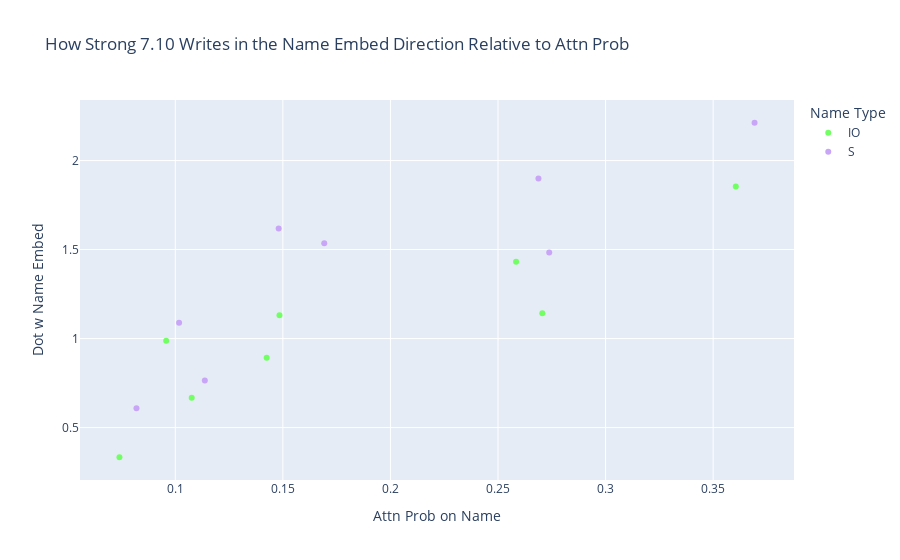

Notebook source saved alongside this figure:
### Code cell
scatter_attention_and_contribution(model, (7, 10), prompts, io_positions, s_positions, answer_residual_directions)

### Figure 1 — Plotly figure (JSON) as saved in the notebook; plotly's stock layout.template omitted (floating-point values rounded to 4 significant figures)
{"data": [{"customdata": [["When John and Mary went to the shops, John gave the bag to"], ["When John and Mary went to the shops, Mary gave the bag to"], ["When Tom and James went to the park, James gave the ball to"], ["When Tom and James went to the park, Tom gave the ball to"], ["When Dan and Sid went to the shops, Sid gave an apple to"], ["When Dan and Sid went to the shops, Dan gave an apple to"], ["After Martin and Amy went to the park, Amy gave a drink to"], ["After Martin and Amy went to the park, Martin gave a drink to"]], "hovertemplate": "Name Type=IO<br>Attn Prob on Name=%{x}<br>Dot w Name Embed=%{y}<br>text=%{customdata[0]}<extra></extra>", "legendgroup": "IO", "marker": {"color": "rgb(114,255,100)", "symbol": "circle"}, "mode": "markers", "name": "IO", "orientation": "v", "showlegend": true, "type": "scatter", "x": [0.2706, 0.1076, 0.1484, 0.3605, 0.09578, 0.2584, 0.07405, 0.1425], "xaxis": "x", "y": [1.142, 0.6682, 1.131, 1.854, 0.9879, 1.432, 0.3333, 0.8926], "yaxis": "y"}, {"customdata": [["When John and Mary went to the shops, John gave the bag to"], ["When John and Mary went to the shops, Mary gave the bag to"], ["When Tom and James went to the park, James gave the ball to"], ["When Tom and James went to the park, Tom gave the ball to"], ["When Dan and Sid went to the shops, Sid gave an apple to"], ["When Dan and Sid went to the shops, Dan gave an apple to"], ["After Martin and Amy went to the park, Amy gave a drink to"], ["After Martin and Amy went to the park, Martin gave a drink to"]], "hovertemplate": "Name Type=S<br>Attn Prob on Name=%{x}<br>Dot w Name Embed=%{y}<br>text=%{customdata[0]}<extra></extra>", "legendgroup": "S", "marker": {"color": "rgb(201,165,247)", "symbol": "circle"}, "mode": "markers", "name": "S", "orientation": "v", "showlegend": true, "type": "scatter", "x": [0.1137, 0.2738, 0.3692, 0.1692, 0.2688, 0.1018, 0.1481, 0.08196], "xaxis": "x", "y": [0.7638, 1.483, 2.212, 1.536, 1.9, 1.088, 1.618, 0.6091], "yaxis": "y"}], "layout": {"legend": {"title": {"text": "Name Type"}, "tracegroupgap": 0}, "title": {"text": "How Strong 7.10 Writes in the Name Embed Direction Relative to Attn Prob"}, "xaxis": {"anchor": "y", "domain": [0, 1], "title": {"text": "Attn Prob on Name"}}, "yaxis": {"anchor": "x", "domain": [0, 1], "title": {"text": "Dot w Name Embed"}}}}
